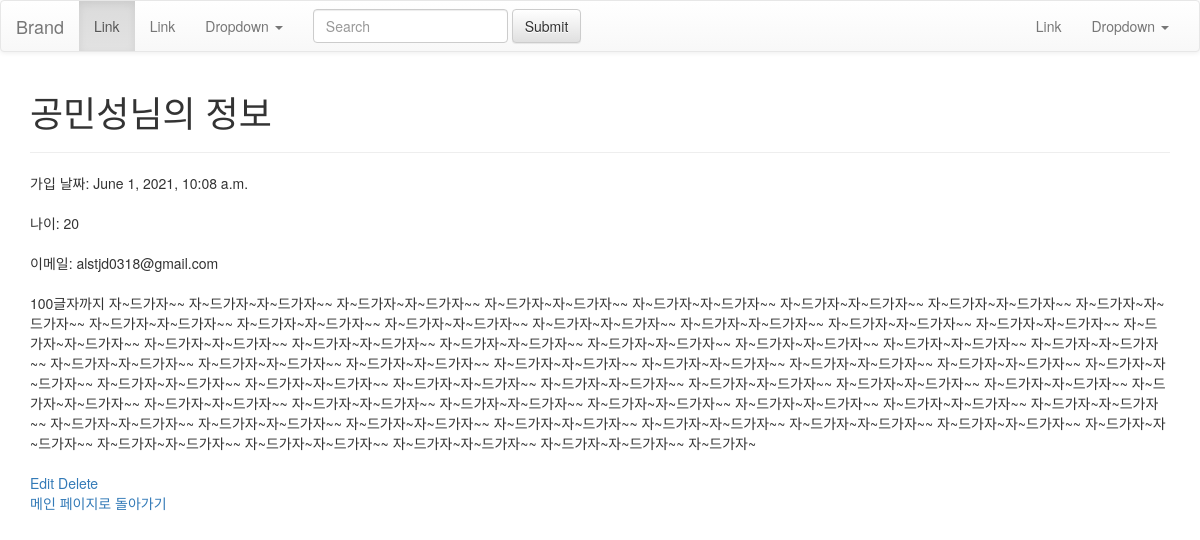
Page //28 on the committed database.
### signup/models.py (models this page shows, shortened)
class Signup(models.Model):
    name = models.CharField(max_length=100)
    age = models.IntegerField()
    pub_date = models.DateTimeField()
    email = models.EmailField(max_length=100)
    introduce = models.TextField()
    image = models.ImageField(upload_to='images/',default='')

### signup/views.py (the view)
# urls.py: path('<int:id>', views.detail, name="detail"),
def detail(request, id):
    signup = get_object_or_404(Signup, pk=id)
    return render(request, 'detail.html', {'signup':signup})

### signup/templates/detail.html (shortened to what this page needs)
{% extends 'base.html' %}
{% block contents %}
<!DOCTYPE html>
<html lang="en">
<head>
</head>
<body>
    <div class="container">
        <h1>{{signup.name}}님의 정보</h1>
        <hr>
        가입 날짜: {{signup.pub_date}} <br><br>
        나이: {{signup.age}} <br><br>
        이메일: {{signup.email}} <br><br>
        {{signup.introduce}}<br><br>
        <a href="{% url 'edit' signup.id %}">Edit</a>
        <a href="{% url 'delete' signup.id %}">Delete</a><br>
        <a href="{% url 'home' %}">메인 페이지로 돌아가기</a>
    </div>
{% endblock%}

### crud/templates/base.html (shortened to what this page needs)
<!DOCTYPE html>
<html lang="en">
<head>
    <link rel="stylesheet" href="https://maxcdn.bootstrapcdn.com/bootstrap/3.3.2/css/bootstrap.min.css">
    <link rel="stylesheet" href="https://maxcdn.bootstrapcdn.com/bootstrap/3.3.2/css/bootstrap-theme.min.css">
</head>
<body>
    <nav class="navbar navbar-default">
        <div class="container-fluid">
          <div class="navbar-header">
            <a class="navbar-brand" href="#">Brand</a>
          </div>
          <div class="collapse navbar-collapse" id="bs-example-navbar-collapse-1">
            <ul class="nav navbar-nav">
              <li class="active"><a href="#">Link <span class="sr-only">(current)</span></a></li>
              <li><a href="#">Link</a></li>
              <li class="dropdown">
                <a href="#" class="dropdown-toggle" data-toggle="dropdown" role="button" aria-expanded="false">Dropdown <span class="caret"></span></a>
              </li>
            </ul>
            <form class="navbar-form navbar-left" role="search">
              <div class="form-group">
                <input type="text" class="form-control" placeholder="Search">
              </div>
              <button type="submit" class="btn btn-default">Submit</button>
            </form>
            <ul class="nav navbar-nav navbar-right">
              <li><a href="#">Link</a></li>
              <li class="dropdown">
                <a href="#" class="dropdown-toggle" data-toggle="dropdown" role="button" aria-expanded="false">Dropdown <span class="caret"></span></a>
              </li>
            </ul>
          </div>
        </div>
      </nav>
      {% block contents %}
      {% endblock %}
</body>
</html>

### rows in the picture
Signup: name "공민성", pub_date "June 1, 2021, 10:08 a.m.", age "20", email "alstjd0318@gmail.com", introduce "100글자까지 자~드가자~~ 자~드가자~자~드가자~~ 자~드가자~자~드가자~~ 자~드가자~자~드가자~~ 자~드가자~자~드가자~~ 자~드가자~자~드가자~~ 자~드가자~자~드가자~~ 자~드가자~자~드가자~~ 자~드가자~자~드가자~~ 자~드가자~자~드가자~~ 자~드가자~자~드가자~~ 자~드가자~자~드가자~~ 자~드가자~자~드가자~~ 자~드가자~자~드가자~~ 자~드가자~자~드가자~~ 자~드가자~자~드가자~~ 자~드가자~자~드가자~~ 자~드가자~자~드가자~~ 자~드가자~자~드가자~~ 자~드가자~자~드가자~~ 자~드가자~자~드가자~~ 자~드가자~자~드가자~~ 자~드가자~자~드가자~~ 자~드가자~자~드가자~~ 자~드가자~자~드가자~~ 자~드가자~자~드가자~~ 자~드가자~자~드가자~~ 자~드가자~자~드가자~~ 자~드가자~자~드가자~~ 자~드가자~자~드가자~~ 자~드가자~자~드가자~~ 자~드가자~자~드가자~~ 자~드가자~자~드가자~~ 자~드가자~자~드가자~~ 자~드가자~자~드가자~~ 자~드가자~자~드가자~~ 자~드가자~자~드가자~~ 자~드가자~자~드가자~~ 자~드가자~자~드가자~~ 자~드가자~자~드가자~~ 자~드가자~자~드가자~~ 자~드가자~자~드가자~~ 자~드가자~자~드가자~~ 자~드가자~자~드가자~~ 자~드가자~자~드가자~~ 자~드가자~자~드가자~~ 자~드가자~자~드가자~~ 자~드가자~자~드가자~~ 자~드가자~자~드가자~~…"
